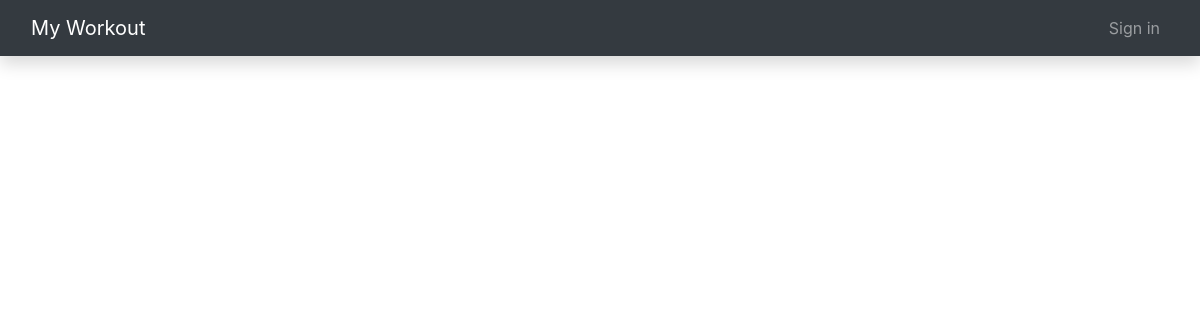
The app's page /, older data.
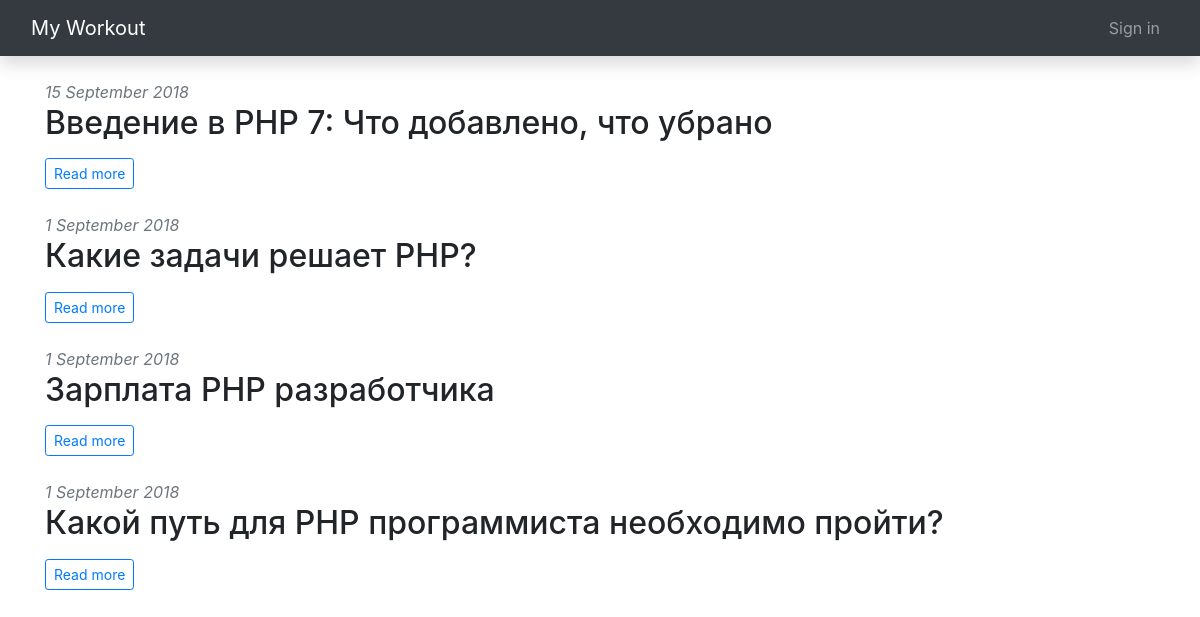
The same page, newer data.
### tables this page shows
CREATE TABLE `article` (
  `id` int(11) NOT NULL,
  `title` varchar(256) NOT NULL,
  `content` text NOT NULL,
  `status` enum('0','1') NOT NULL DEFAULT '0',
  `date` timestamp NOT NULL DEFAULT CURRENT_TIMESTAMP
);

### controllers/index.php (called while the page is built)
<?php
$articles = article_all();
$title = 'Home page';
$inner = template('index', [
    'articles' => $articles
]);

### models/db.php (called while the page is built, shortened)
<?php
function db_connect() {
    static $db;
    if ($db === null) {
        $db = new PDO('mysql:host=localhost;dbname=workout', 'root', '');
        $db->exec('SET NAMES UTF8');
    }
    return $db;
}
function db_query($sql, $params = []) {
    $db = db_connect();
    $query = $db->prepare($sql);
    $query->execute($params);
    return $query;
}
function db_check_error($query) {
    $info = $query->errorInfo();
}

### models/article.php (called while the page is built, shortened)
<?php
include_once('db.php');
function article_all() {
    $query = db_query("SELECT * FROM article ORDER BY date DESC");
    return $query->fetchAll();
}

### models/login.php (called while the page is built, shortened)
<?php
function is_auth($login = LOGIN, $password = PASSWORD) {
    $is_auth = false;
    return $is_auth;
}

### models/template.php (called while the page is built, shortened)
<?php
function template($view_name, $vars = []) {
    extract($vars);
    include("views/$view_name.php");
    return ob_get_clean();
}

### views/index.php (the view, shortened to what this page needs)
<?php foreach ($articles as $article): ?>
    <?php if (is_auth() || $article['status'] == 1): ?>
        <div class="mb-4">
            <time class="text-secondary">
                <i><?= date('j F Y', strtotime($article['date'])) ?></i>
            </time>
            <h2 class="mb-3"><?= $article['title'] ?></h2>
            <a href="<?= ROOT ?>/view/<?= $article['id'] ?>" class="btn btn-sm btn-outline-primary">Read more</a>
        </div>
    <?php endif; ?>
<?php endforeach; ?>

### index.php (shortened to what this page needs)
<?php
include_once('models/template.php');
include_once('models/article.php');
include_once('models/login.php');
$params = explode('/', $_GET['workout_uri']);
$end_param = count($params) - 1;
if ($params[$end_param] === '') {
    unset($params[$end_param]);
}
$controller = isset($params[0]) ? $params[0] : 'index';
include("controllers/$controller.php");
echo template('main', [
    'title' => $title,
    'content' => $inner
]);

### views/main.php (shortened to what this page needs)
<!doctype html>
<html lang="ru-UA">
<head>
    <link rel="stylesheet" href="<?= ROOT ?>/assets/css/bootstrap.min.css">
</head>
<body>
    <nav class="navbar navbar-expand-md navbar-dark bg-dark flex-md-nowrap mb-4 shadow">
        <a class="navbar-brand col-sm-3 col-md-2 col-6 mr-0" href="<?= ROOT ?>">My Workout</a>
        <ul class="navbar-nav px-3 ml-auto">
            <li class="nav-item text-nowrap">
                <?php if (!is_auth()): ?>
                    <a class="nav-link" href="<?= ROOT ?>/login">Sign in</a>
                <?php else: ?>
                    <a class="nav-link" href="<?= ROOT ?>/login">Sign out</a>
                <?php endif; ?>
            </li>
        </ul>
    </nav>
    <main class="container">
        <?= $content; ?>
    </main>
</body>
</html>

Row changes from the older to the newer data that the page shows:
added article: date "15 September 2018", title "Введение в PHP 7: Что добавлено, что убрано"
added article: date "1 September 2018", title "Какие задачи решает PHP?"
added article: date "1 September 2018", title "Зарплата PHP разработчика"
added article: date "1 September 2018", title "Какой путь для PHP программиста необходимо пройти?"
